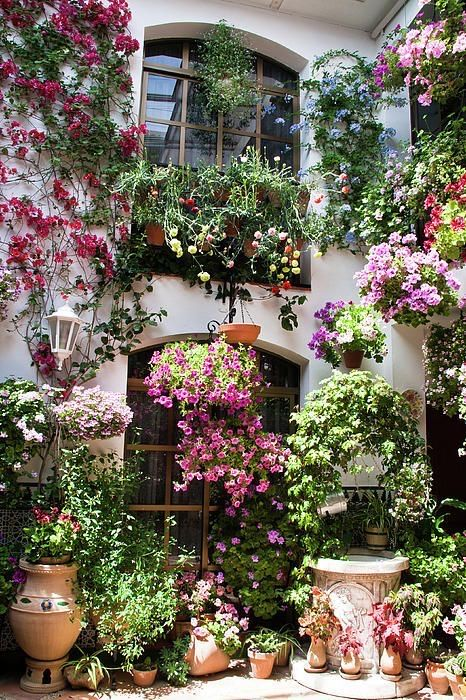
#> input picture src/cicek.jpg, 466 x 700 px, found by its file name
$ python 2_ROI_ilgi_alani.py
#> lines starting #> are read from the running program, lines starting #| are printed output that depends on the picture
#roi--> region of interest-->ilgi alanı

import cv2

img=cv2.imread("C:\OpenCv_Uygulamalar_1\src\cicek.jpg")
#> img is the input picture: shape (700, 466, 3); mean B, G, R 90.6, 105.4, 113.1
#print(img.shape[:200])

#[dikey eksen,yatay eksen]
roi=img[1:300,125:325]
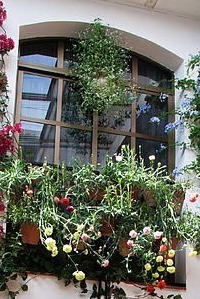
#> roi: shape (299, 200, 3); mean B, G, R 97.6, 108, 105.8

cv2.imshow("Cicek",img)
cv2.imshow("ROI",roi)


cv2.waitKey(0)
cv2.destroyAllWindows()

$ run again, with src/Guzum.jpg copied over src/cicek.jpg
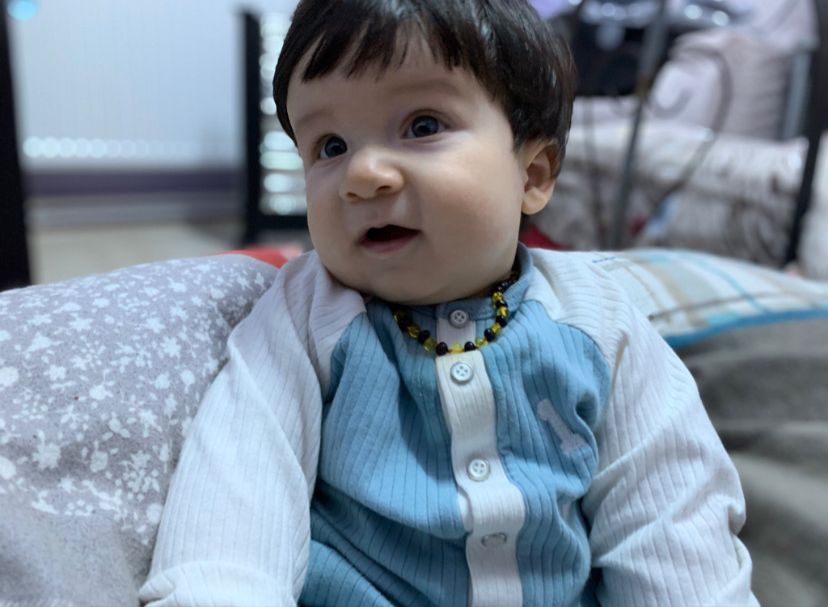
#> input picture src/Guzum.jpg, 828 x 607 px, found by its file name
#> img is the input picture: shape (607, 828, 3); mean B, G, R 153.2, 138.1, 124.2
#> `roi=img[1:300,125:325]`:
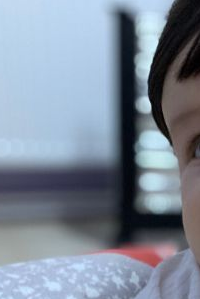
#> roi: shape (299, 200, 3); mean B, G, R 153.1, 137.7, 126.2

$ run again, with src/Kizlarim.jpg copied over src/cicek.jpg
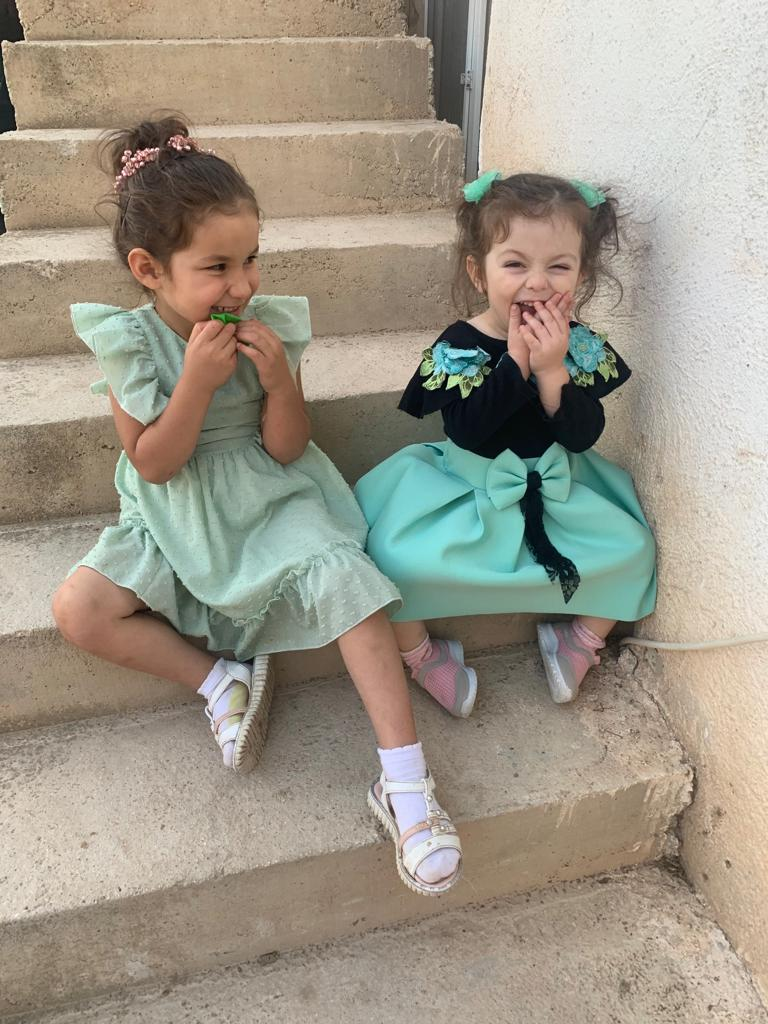
#> input picture src/Kizlarim.jpg, 768 x 1024 px, found by its file name
#> img is the input picture: shape (1024, 768, 3); mean B, G, R 137.2, 151.7, 158.8
#> `roi=img[1:300,125:325]`:
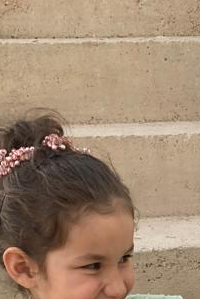
#> roi: shape (299, 200, 3); mean B, G, R 112.5, 135.5, 160.9
